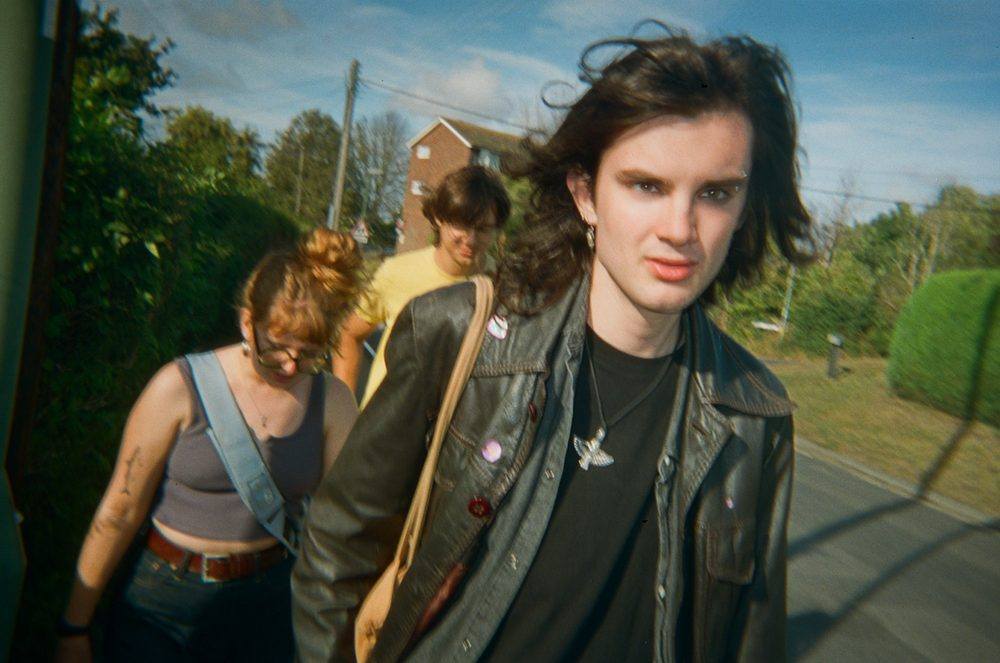
#> input picture resources/photos/thumbs/212362010001.jpg, 1000 x 663 px; its folder holds 4 pictures in this run
$ python photos.py
#> lines starting #> are read from the running program, lines starting #| are printed output that depends on the picture
#!/usr/bin/env python3
"""Build the photography wall.

Drop image files into ``resources/photos/`` and run this script. For every
image it:

  1. applies the EXIF orientation (so phone photos are never sideways),
  2. writes a web-sized JPEG thumbnail into ``resources/photos/thumbs/``,
  3. works out the dominant colour of the frame,
  4. writes ``resources/photos/photos.json``, which photography.html reads.

Colour maths uses the same weighted hue histogram as gallery.js, so a
drag-and-drop preview sorts into the same place as the published photograph.

Usage
-----
    python3 scripts/photos.py --src ~/Pictures/icloud-shared-album
    python3 scripts/photos.py            # re-generate thumbnails from sources in place
    python3 scripts/photos.py --clean    # also delete orphaned thumbnails
    python3 scripts/photos.py --max 2000 # web image long edge (default 1400)

Originals are never published: only the resized web image in ``thumbs/`` is
referenced by ``photos.json``, so the repository stays small. Point ``--src`` at
wherever the camera originals live.

Optional caption: drop a sidecar text file next to the image with the same
stem, e.g. ``resources/photos/IMG_4021.txt``, and its first line is used as
the alt text.
"""

from __future__ import annotations

import argparse
import json
import math
import sys
from pathlib import Path

try:
    from PIL import Image, ImageOps
except ImportError:  # pragma: no cover
    sys.exit("Pillow is required: pip install Pillow")

ROOT = Path(__file__).resolve().parent.parent
PHOTO_DIR = ROOT / "resources" / "photos"
THUMB_DIR = PHOTO_DIR / "thumbs"
MANIFEST = PHOTO_DIR / "photos.json"

SUPPORTED = {".jpg", ".jpeg", ".png", ".webp", ".avif", ".tif", ".tiff", ".bmp", ".gif"}
BUCKET_DEGREES = 30


def rgb_to_hsv(r: float, g: float, b: float) -> tuple[float, float, float]:
    """r, g, b in 0-255 -> (hue degrees, saturation 0-1, value 0-1)."""
    r, g, b = r / 255.0, g / 255.0, b / 255.0
    hi = max(r, g, b)
    lo = min(r, g, b)
    delta = hi - lo
    sat = 0.0 if hi == 0 else delta / hi
    hue = 0.0
    if delta:
        if hi == r:
            hue = ((g - b) / delta) % 6
        elif hi == g:
            hue = (b - r) / delta + 2
        else:
            hue = (r - g) / delta + 4
        hue *= 60.0
    return hue, sat, hi


CHROMA_SAT = 0.18          # a pixel counts as "colourful" above this saturation
CHROMA_VAL = 0.15          # ...and above this brightness
NEUTRAL_SHARE = 0.12       # below this fraction of colourful pixels the frame is neutral


def summarise(img: Image.Image, size: int = 48) -> dict:
    """Dominant colour of a frame: a hue in degrees, or a neutral tone.

    Colourfulness is a *share of pixels*, not a weighted sum: a photograph is
    chromatic if enough of it is properly saturated, however bright that patch
    happens to be. The hue itself is the saturation-weighted circular mean, so
    ordering inside the wall is smooth rather than quantised into buckets.
    """
    sample = img.convert("RGBA").resize((size, size), Image.Resampling.LANCZOS)
    raw = sample.tobytes()
    pixels: list[tuple[int, int, int, int]] = [
        (raw[i], raw[i + 1], raw[i + 2], raw[i + 3]) for i in range(0, len(raw), 4)
    ]

    colourful = 0
    seen = 0
    luma_total = 0.0
    x = y = 0.0
    rgb_weight = [0.0, 0.0, 0.0, 0.0]
    tones = {"dark": 0.0, "mid": 0.0, "light": 0.0}

    for r, g, b, a in pixels:
        if a < 200:
            continue
        seen += 1
        hue, sat, val = rgb_to_hsv(r, g, b)
        luma = (0.299 * r + 0.587 * g + 0.114 * b) / 255.0
        luma_total += luma
        tones["light" if luma > 0.72 else "dark" if luma < 0.24 else "mid"] += 1

        if sat <= CHROMA_SAT or val <= CHROMA_VAL:
            continue
        colourful += 1
        w = sat * val
        rad = math.radians(hue)
        x += math.cos(rad) * w
        y += math.sin(rad) * w
        rgb_weight[0] += r * w
        rgb_weight[1] += g * w
        rgb_weight[2] += b * w
        rgb_weight[3] += w

    if seen == 0:
        return {"neutral": True, "tone": "mid", "value": 0.5, "hue": None, "hex": None}

    if colourful / seen < NEUTRAL_SHARE:
        tone = max(("dark", "mid", "light"), key=lambda k: tones[k])
        return {
            "neutral": True,
            "tone": tone,
            "value": luma_total / seen,
            "hue": None,
            "hex": None,
        }

    hue_value = (math.degrees(math.atan2(y, x)) + 360) % 360
    w = rgb_weight[3]
    hexcol = "#%02x%02x%02x" % tuple(round(c / w) for c in rgb_weight[:3])
    return {"neutral": False, "tone": None, "value": None, "hue": hue_value, "hex": hexcol}


def sort_key(entry: dict) -> float:
    if entry["neutral"]:
        return 400 + (entry.get("value") or 0.5) * 40
    return entry.get("hue") or 0.0


def caption_for(path: Path) -> str:
    sidecar = path.with_suffix(".txt")
    if sidecar.exists():
        try:
            return sidecar.read_text(encoding="utf-8").strip().splitlines()[0][:200]
        except (OSError, IndexError):
            return ""
    return ""


def build(src: Path, out: Path, max_edge: int, thumb_edge: int, clean: bool) -> int:
#> called with max_edge = 2400, thumb_edge = 1000, clean = False
    if not src.is_dir():
        sys.exit(f"no photo directory at {src}")
    thumb_dir = out / "thumbs"
    full_dir = out / "full"
    thumb_dir.mkdir(parents=True, exist_ok=True)
    full_dir.mkdir(parents=True, exist_ok=True)
    manifest = out / "photos.json"

    files = sorted(
        p
        for p in src.rglob("*")
        if p.is_file() and p.suffix.lower() in SUPPORTED and not p.name.startswith(".")
    )
    skipped = sorted(
        p for p in src.rglob("*") if p.is_file() and p.suffix.lower() in {".heic", ".heif"}
    )
    for p in skipped:
        print(f"  skipped {p.name}: HEIC needs pillow-heif; export a JPEG instead")

    entries = []
    written = set()

    for path in files:
        rel_thumb = f"thumbs/{path.stem}.jpg"
        rel_full = f"full/{path.stem}.jpg"
        thumb_path = thumb_dir / f"{path.stem}.jpg"
        full_path = full_dir / f"{path.stem}.jpg"
        try:
            with Image.open(path) as im:
#> im is the input picture: PIL image 1000x663 RGB; mean R, G, B 78.4, 83.6, 68.4
                im = ImageOps.exif_transpose(im)
                width, height = im.size
#> width = 1000; height = 663
                colour = summarise(im)
#> in summarise, `sample = img.convert("RGBA").resize((size, size), Image.Resampling.LAN..`:
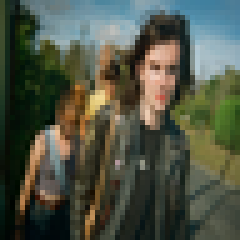
#> sample: PIL image 48x48 RGBA (shown 5 times larger); mean R, G, B, A 78.4, 83.6, 68.4, 255
#> in summarise, `pixels: list[tuple[int, int, int, int]] = [ (raw[i], raw[i + 1], raw[i..`: pixels = 2304 items, first 6: (57, 71, 41, 255), (24, 44, 29, 255), (25, 41, 37, 255), (20, 33, 32, 255), (79, 104, 103, 255), (92, 111, 110, 255)
#> the loop in summarise, `for r, g, b, a in pixels:` made 2304 passes
#> (hi in rgb_to_hsv, lo in rgb_to_hsv, delta in rgb_to_hsv, sat, hue) on passes 1 to 3: (0.278, 0.161, 0.118, 0.423, 88), (0.173, 0.0941, 0.0784, 0.455, 135), (0.161, 0.098, 0.0627, 0.39, 165)
                # Grid image and lightbox image are separate: the wall stays
                # light, and opening a photograph actually gains resolution.
                thumb = im.copy()
                thumb.thumbnail((thumb_edge, thumb_edge), Image.Resampling.LANCZOS)
                if thumb.mode not in ("RGB", "L"):
                    thumb = thumb.convert("RGB")
                thumb.save(thumb_path, "JPEG", quality=82, optimize=True, progressive=True)

                big = im.copy()
                big.thumbnail((max_edge, max_edge), Image.Resampling.LANCZOS)
                if big.mode not in ("RGB", "L"):
                    big = big.convert("RGB")
                big.save(full_path, "JPEG", quality=86, optimize=True, progressive=True)
        except Exception as err:  # noqa: BLE001 - report and keep going
            print(f"  failed {path.name}: {err}")
            continue

        written.add(thumb_path.name)
        entries.append(
            {
                "file": rel_full,
                "thumb": rel_thumb,
                "w": width,
                "h": height,
                "alt": caption_for(path),
                **colour,
            }
        )
        label = "neutral/" + colour["tone"] if colour["neutral"] else f"{colour['hue']:.0f}°"
        print(f"  {path.name:<28} {width}x{height}  {label:>12}  {colour['hex'] or '—'}")
#|   212362010001.jpg             1000x663           66°  #71715a
#> pass 2 of the loop in build, `for path in files:`:
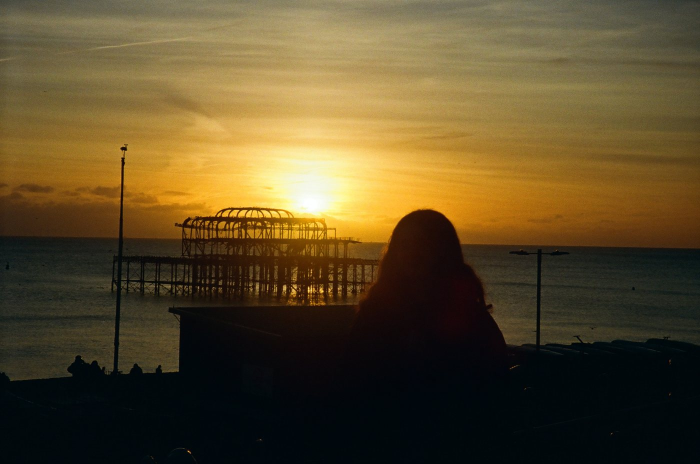
#> input picture resources/photos/thumbs/214839020013.jpg, 1400 x 928 px (shown at 1/2 size)
#> in build, im is the input picture: PIL image 1400x928 RGB; mean R, G, B 91.6, 75.2, 41.7
#> in summarise (call 2), `sample = img.convert("RGBA").resize((size, size), Image.Resampling.LAN..`:
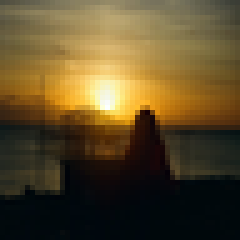
#> sample: PIL image 48x48 RGBA (shown 5 times larger); mean R, G, B, A 91.6, 75.3, 41.7, 255
#> the loop in summarise (call 2), `for r, g, b, a in pixels:` made 2304 passes
#> in build, `thumb.thumbnail((thumb_edge, thumb_edge), Image.Resampling.LANCZOS)`:
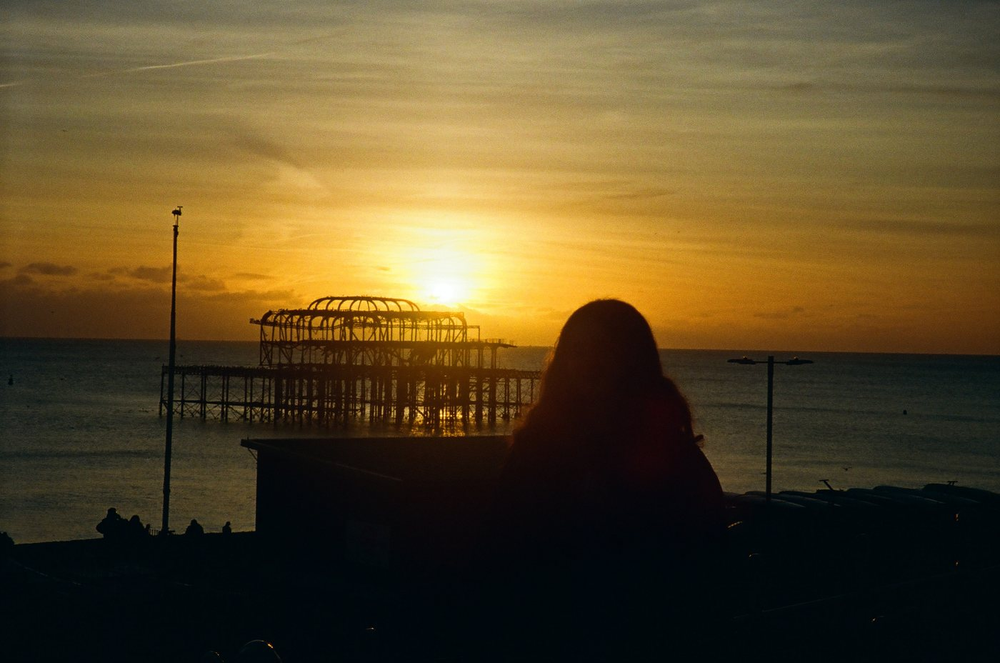
#> thumb: PIL image 1000x663 RGB; mean R, G, B 91.6, 75.2, 41.7
#|   214839020013.jpg             1400x928           40°  #a57f37
#> pass 3 of the loop in build, `for path in files:`:
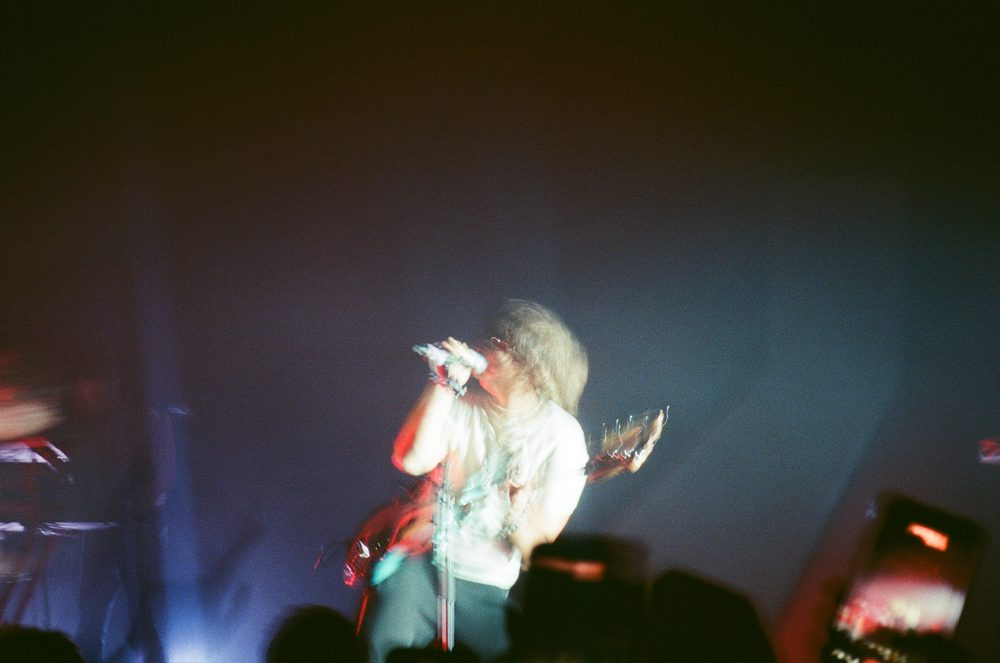
#> input picture resources/photos/thumbs/IMG_5402.jpg, 1000 x 663 px
#> in build, im is the input picture: PIL image 1000x663 RGB; mean R, G, B 59.5, 58.1, 54.6
#> in summarise (call 3), `sample = img.convert("RGBA").resize((size, size), Image.Resampling.LAN..`:
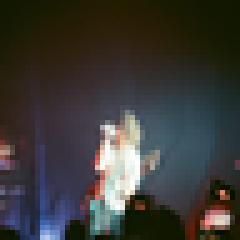
#> sample: PIL image 48x48 RGBA (shown 5 times larger); mean R, G, B, A 59.5, 58.1, 54.7, 255
#> the loop in summarise (call 3), `for r, g, b, a in pixels:` made 2304 passes
#|   IMG_5402.jpg                 1000x663          290°  #474247
#> the loop made 4 passes; the first 3 are shown

    entries.sort(key=sort_key)

    if clean:
        for thumb in thumb_dir.glob("*.jpg"):
            if thumb.name not in written:
                thumb.unlink()
                print(f"  removed orphaned thumbnail {thumb.name}")
        for full in full_dir.glob("*.jpg"):
            if full.name not in written:
                full.unlink()
                print(f"  removed orphaned full image {full.name}")

    manifest.write_text(json.dumps(entries, indent=2) + "\n", encoding="utf-8")
    print(f"\n{len(entries)} photograph(s) -> {manifest}")
    return len(entries)


def main() -> None:
    ap = argparse.ArgumentParser(description="Build the colour-sorted photography wall.")
    ap.add_argument("--src", type=Path, default=PHOTO_DIR, help="folder holding the originals")
    ap.add_argument("--out", type=Path, default=PHOTO_DIR, help="folder for web images + photos.json")
    ap.add_argument("--max", type=int, default=2400, help="lightbox image long edge (default 2400)")
    ap.add_argument("--thumb", type=int, default=1000, help="wall image long edge (default 1000)")
    ap.add_argument("--clean", action="store_true", help="delete images with no source photograph")
    args = ap.parse_args()
    build(args.src.expanduser(), args.out, args.max, args.thumb, args.clean)


if __name__ == "__main__":
    main()
